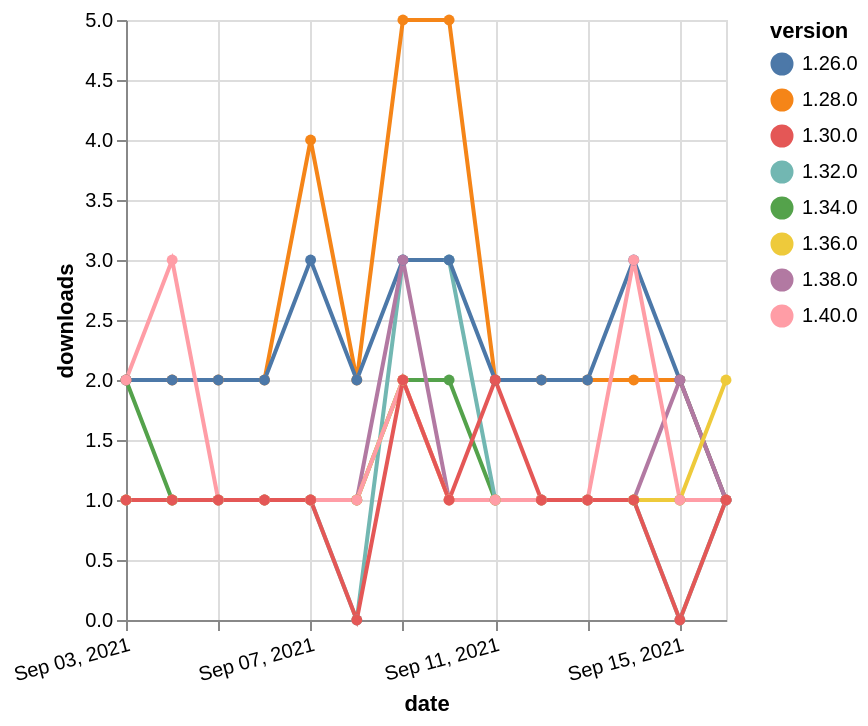

Describe this chart as a Vega-Lite specification.
### Vega-Lite specification from a JSON file in a GitHub repository (floating-point values rounded to 4 significant figures)
{"$schema": "https://vega.github.io/schema/vega-lite/v5.json", "description": "A simple bar chart with embedded data.", "data": {"values": [{"date": "2021-09-03", "total": 204, "delta": 2, "version": "1.34.0"}, {"date": "2021-09-04", "total": 205, "delta": 1, "version": "1.34.0"}, {"date": "2021-09-05", "total": 206, "delta": 1, "version": "1.34.0"}, {"date": "2021-09-06", "total": 207, "delta": 1, "version": "1.34.0"}, {"date": "2021-09-07", "total": 208, "delta": 1, "version": "1.34.0"}, {"date": "2021-09-08", "total": 209, "delta": 1, "version": "1.34.0"}, {"date": "2021-09-09", "total": 211, "delta": 2, "version": "1.34.0"}, {"date": "2021-09-10", "total": 213, "delta": 2, "version": "1.34.0"}, {"date": "2021-09-11", "total": 214, "delta": 1, "version": "1.34.0"}, {"date": "2021-09-12", "total": 215, "delta": 1, "version": "1.34.0"}, {"date": "2021-09-13", "total": 216, "delta": 1, "version": "1.34.0"}, {"date": "2021-09-14", "total": 217, "delta": 1, "version": "1.34.0"}, {"date": "2021-09-15", "total": 218, "delta": 1, "version": "1.34.0"}, {"date": "2021-09-16", "total": 219, "delta": 1, "version": "1.34.0"}, {"date": "2021-09-03", "total": 368, "delta": 1, "version": "1.32.0"}, {"date": "2021-09-04", "total": 369, "delta": 1, "version": "1.32.0"}, {"date": "2021-09-05", "total": 370, "delta": 1, "version": "1.32.0"}, {"date": "2021-09-06", "total": 371, "delta": 1, "version": "1.32.0"}, {"date": "2021-09-07", "total": 372, "delta": 1, "version": "1.32.0"}, {"date": "2021-09-08", "total": 372, "delta": 0, "version": "1.32.0"}, {"date": "2021-09-09", "total": 375, "delta": 3, "version": "1.32.0"}, {"date": "2021-09-10", "total": 378, "delta": 3, "version": "1.32.0"}, {"date": "2021-09-11", "total": 379, "delta": 1, "version": "1.32.0"}, {"date": "2021-09-12", "total": 380, "delta": 1, "version": "1.32.0"}, {"date": "2021-09-13", "total": 381, "delta": 1, "version": "1.32.0"}, {"date": "2021-09-14", "total": 382, "delta": 1, "version": "1.32.0"}, {"date": "2021-09-15", "total": 382, "delta": 0, "version": "1.32.0"}, {"date": "2021-09-16", "total": 383, "delta": 1, "version": "1.32.0"}, {"date": "2021-09-03", "total": 2659, "delta": 2, "version": "1.28.0"}, {"date": "2021-09-04", "total": 2661, "delta": 2, "version": "1.28.0"}, {"date": "2021-09-05", "total": 2663, "delta": 2, "version": "1.28.0"}, {"date": "2021-09-06", "total": 2665, "delta": 2, "version": "1.28.0"}, {"date": "2021-09-07", "total": 2669, "delta": 4, "version": "1.28.0"}, {"date": "2021-09-08", "total": 2671, "delta": 2, "version": "1.28.0"}, {"date": "2021-09-09", "total": 2676, "delta": 5, "version": "1.28.0"}, {"date": "2021-09-10", "total": 2681, "delta": 5, "version": "1.28.0"}, {"date": "2021-09-11", "total": 2683, "delta": 2, "version": "1.28.0"}, {"date": "2021-09-12", "total": 2685, "delta": 2, "version": "1.28.0"}, {"date": "2021-09-13", "total": 2687, "delta": 2, "version": "1.28.0"}, {"date": "2021-09-14", "total": 2689, "delta": 2, "version": "1.28.0"}, {"date": "2021-09-15", "total": 2691, "delta": 2, "version": "1.28.0"}, {"date": "2021-09-16", "total": 2692, "delta": 1, "version": "1.28.0"}, {"date": "2021-09-03", "total": 2438, "delta": 2, "version": "1.26.0"}, {"date": "2021-09-04", "total": 2440, "delta": 2, "version": "1.26.0"}, {"date": "2021-09-05", "total": 2442, "delta": 2, "version": "1.26.0"}, {"date": "2021-09-06", "total": 2444, "delta": 2, "version": "1.26.0"}, {"date": "2021-09-07", "total": 2447, "delta": 3, "version": "1.26.0"}, {"date": "2021-09-08", "total": 2449, "delta": 2, "version": "1.26.0"}, {"date": "2021-09-09", "total": 2452, "delta": 3, "version": "1.26.0"}, {"date": "2021-09-10", "total": 2455, "delta": 3, "version": "1.26.0"}, {"date": "2021-09-11", "total": 2457, "delta": 2, "version": "1.26.0"}, {"date": "2021-09-12", "total": 2459, "delta": 2, "version": "1.26.0"}, {"date": "2021-09-13", "total": 2461, "delta": 2, "version": "1.26.0"}, {"date": "2021-09-14", "total": 2464, "delta": 3, "version": "1.26.0"}, {"date": "2021-09-15", "total": 2466, "delta": 2, "version": "1.26.0"}, {"date": "2021-09-16", "total": 2467, "delta": 1, "version": "1.26.0"}, {"date": "2021-09-03", "total": 204, "delta": 1, "version": "1.38.0"}, {"date": "2021-09-04", "total": 205, "delta": 1, "version": "1.38.0"}, {"date": "2021-09-05", "total": 206, "delta": 1, "version": "1.38.0"}, {"date": "2021-09-06", "total": 207, "delta": 1, "version": "1.38.0"}, {"date": "2021-09-07", "total": 208, "delta": 1, "version": "1.38.0"}, {"date": "2021-09-08", "total": 209, "delta": 1, "version": "1.38.0"}, {"date": "2021-09-09", "total": 212, "delta": 3, "version": "1.38.0"}, {"date": "2021-09-10", "total": 213, "delta": 1, "version": "1.38.0"}, {"date": "2021-09-11", "total": 214, "delta": 1, "version": "1.38.0"}, {"date": "2021-09-12", "total": 215, "delta": 1, "version": "1.38.0"}, {"date": "2021-09-13", "total": 216, "delta": 1, "version": "1.38.0"}, {"date": "2021-09-14", "total": 217, "delta": 1, "version": "1.38.0"}, {"date": "2021-09-15", "total": 219, "delta": 2, "version": "1.38.0"}, {"date": "2021-09-16", "total": 220, "delta": 1, "version": "1.38.0"}, {"date": "2021-09-03", "total": 177, "delta": 1, "version": "1.36.0"}, {"date": "2021-09-04", "total": 178, "delta": 1, "version": "1.36.0"}, {"date": "2021-09-05", "total": 179, "delta": 1, "version": "1.36.0"}, {"date": "2021-09-06", "total": 180, "delta": 1, "version": "1.36.0"}, {"date": "2021-09-07", "total": 181, "delta": 1, "version": "1.36.0"}, {"date": "2021-09-08", "total": 182, "delta": 1, "version": "1.36.0"}, {"date": "2021-09-09", "total": 184, "delta": 2, "version": "1.36.0"}, {"date": "2021-09-10", "total": 185, "delta": 1, "version": "1.36.0"}, {"date": "2021-09-11", "total": 186, "delta": 1, "version": "1.36.0"}, {"date": "2021-09-12", "total": 187, "delta": 1, "version": "1.36.0"}, {"date": "2021-09-13", "total": 188, "delta": 1, "version": "1.36.0"}, {"date": "2021-09-14", "total": 189, "delta": 1, "version": "1.36.0"}, {"date": "2021-09-15", "total": 190, "delta": 1, "version": "1.36.0"}, {"date": "2021-09-16", "total": 192, "delta": 2, "version": "1.36.0"}, {"date": "2021-09-03", "total": 128, "delta": 2, "version": "1.40.0"}, {"date": "2021-09-04", "total": 131, "delta": 3, "version": "1.40.0"}, {"date": "2021-09-05", "total": 132, "delta": 1, "version": "1.40.0"}, {"date": "2021-09-06", "total": 133, "delta": 1, "version": "1.40.0"}, {"date": "2021-09-07", "total": 134, "delta": 1, "version": "1.40.0"}, {"date": "2021-09-08", "total": 135, "delta": 1, "version": "1.40.0"}, {"date": "2021-09-09", "total": 137, "delta": 2, "version": "1.40.0"}, {"date": "2021-09-10", "total": 138, "delta": 1, "version": "1.40.0"}, {"date": "2021-09-11", "total": 139, "delta": 1, "version": "1.40.0"}, {"date": "2021-09-12", "total": 140, "delta": 1, "version": "1.40.0"}, {"date": "2021-09-13", "total": 141, "delta": 1, "version": "1.40.0"}, {"date": "2021-09-14", "total": 144, "delta": 3, "version": "1.40.0"}, {"date": "2021-09-15", "total": 145, "delta": 1, "version": "1.40.0"}, {"date": "2021-09-16", "total": 146, "delta": 1, "version": "1.40.0"}, {"date": "2021-09-03", "total": 262, "delta": 1, "version": "1.30.0"}, {"date": "2021-09-04", "total": 263, "delta": 1, "version": "1.30.0"}, {"date": "2021-09-05", "total": 264, "delta": 1, "version": "1.30.0"}, {"date": "2021-09-06", "total": 265, "delta": 1, "version": "1.30.0"}, {"date": "2021-09-07", "total": 266, "delta": 1, "version": "1.30.0"}, {"date": "2021-09-08", "total": 266, "delta": 0, "version": "1.30.0"}, {"date": "2021-09-09", "total": 268, "delta": 2, "version": "1.30.0"}, {"date": "2021-09-10", "total": 269, "delta": 1, "version": "1.30.0"}, {"date": "2021-09-11", "total": 271, "delta": 2, "version": "1.30.0"}, {"date": "2021-09-12", "total": 272, "delta": 1, "version": "1.30.0"}, {"date": "2021-09-13", "total": 273, "delta": 1, "version": "1.30.0"}, {"date": "2021-09-14", "total": 274, "delta": 1, "version": "1.30.0"}, {"date": "2021-09-15", "total": 274, "delta": 0, "version": "1.30.0"}, {"date": "2021-09-16", "total": 275, "delta": 1, "version": "1.30.0"}]}, "width": "container", "mark": {"type": "line", "point": {"filled": true}}, "encoding": {"x": {"field": "date", "type": "temporal", "timeUnit": "yearmonthdate", "title": "date", "axis": {"labelAngle": -15}}, "y": {"field": "delta", "type": "quantitative", "title": "downloads"}, "color": {"field": "version", "type": "nominal"}, "tooltip": {"field": "delta"}}}
